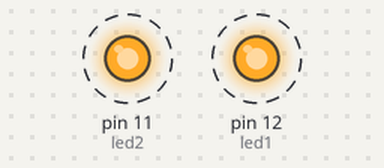
Bench run of a sketch on a simulated Arduino Uno, built with avr-gcc and run on an emulated ATmega328P. Shown: output pins drawn as LEDs (lit = HIGH). Dashed ring = blinking.

Above: at 0.05 s.
Timing chart, 0 to 3.0 s (numbered marks = the images above):
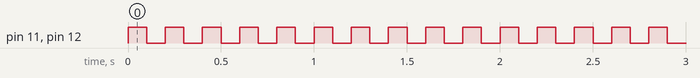

The sketch:

test_blink.ino
```cpp
int led1 = 12;
int led2 = 11;

void setup() {
  pinMode(led1, OUTPUT);
  pinMode(led2, OUTPUT);

}

void loop() {
  digitalWrite(led1, HIGH);
  digitalWrite(led2, HIGH);
  delay(100);
  digitalWrite(led1, LOW);
  digitalWrite(led2, LOW);
  delay(100);

}
```

Measured:
- by itself, pin 11 (led2), pin 12 (led1): alternates HIGH for 0.10 s and LOW for 0.10 s
